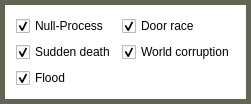
               <widget class="QGroupBox" name="groupBox_25">
                <property name="styleSheet">
                 <string notr="true">/* GROUP_BOX*/
QGroupBox
{
	border: 5px  solid rgba(100, 100, 85, 255);
	background: rgba(240, 240, 230, 0);
}</string>
                </property>
                <property name="title">
                 <string/>
                </property>
                <layout class="QVBoxLayout" name="verticalLayout_81">
                 <item>
                  <layout class="QGridLayout" name="gridLayout_17">
                   <item row="2" column="1">
                    <widget class="QCheckBox" name="checkBox_67">
                     <property name="text">
                      <string>World corruption</string>
                     </property>
                     <property name="checked">
                      <bool>true</bool>
                     </property>
                    </widget>
                   </item>
                   <item row="2" column="0">
                    <widget class="QCheckBox" name="checkBox_68">
                     <property name="text">
                      <string>Sudden death</string>
                     </property>
                     <property name="checked">
                      <bool>true</bool>
                     </property>
                    </widget>
                   </item>
                   <item row="1" column="0">
                    <widget class="QCheckBox" name="checkBox_69">
                     <property name="text">
                      <string>Null-Process</string>
                     </property>
                     <property name="checked">
                      <bool>true</bool>
                     </property>
                    </widget>
                   </item>
                   <item row="1" column="1">
                    <widget class="QCheckBox" name="checkBox_70">
                     <property name="text">
                      <string>Door race</string>
                     </property>
                     <property name="checked">
                      <bool>true</bool>
                     </property>
                    </widget>
                   </item>
                   <item row="3" column="0">
                    <widget class="QCheckBox" name="checkBox_71">
                     <property name="text">
                      <string>Flood</string>
                     </property>
                     <property name="checked">
                      <bool>true</bool>
                     </property>
                    </widget>
                   </item>
                  </layout>
                 </item>
                </layout>
                <zorder></zorder>
               </widget>
